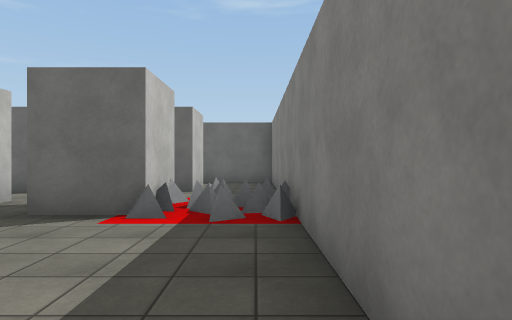
[1] (above)

12 first-person views from a walk through a Unity game level. The camera is 1.4 m above the floor, looks level and sees 75° across. The floor is counted in squares, 2 m on a side. Each view is taken from the middle of a square. On the plan, view 1 faces up. The plan holds only what a view shows up to about 10 squares ahead; the rest is blank. The player is left out. Surface patterns are stand-ins for the level's own textures.

[2]
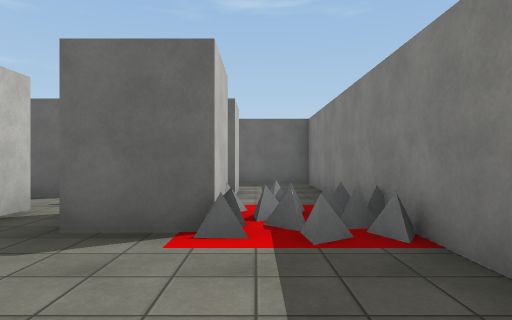

[3]
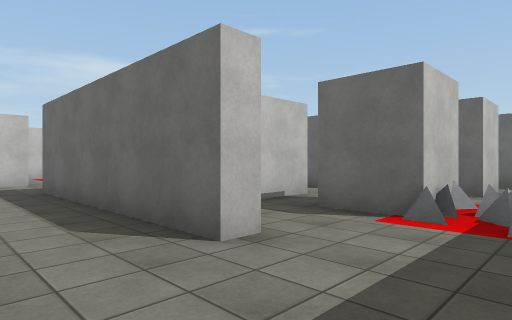

[4]
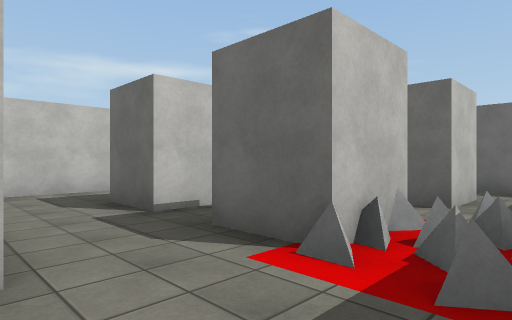

[5]
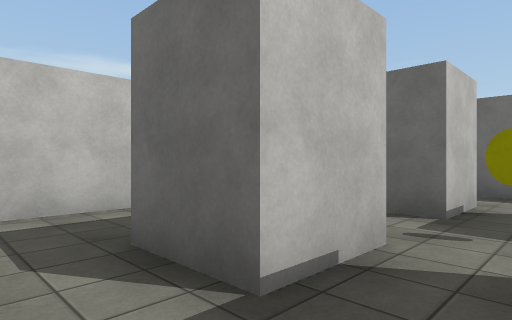

[6]
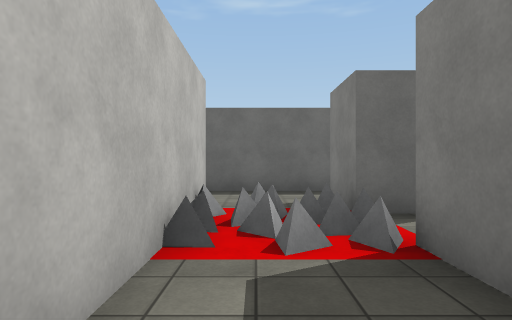

[7]
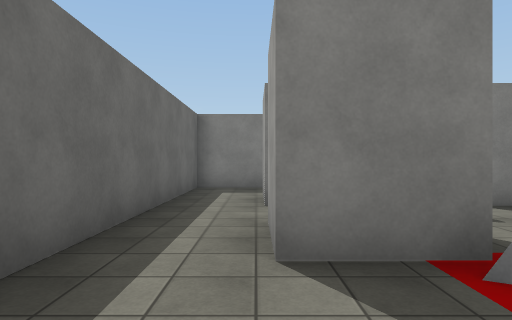

[8]
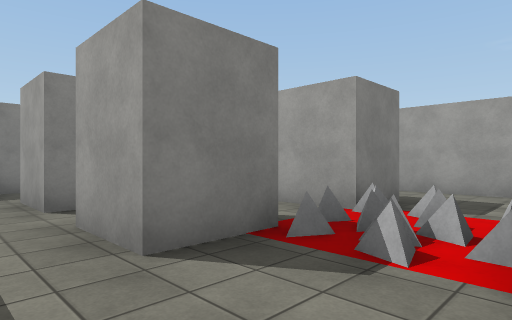

[9]
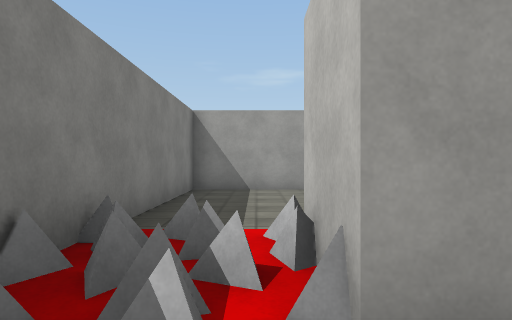

[10]
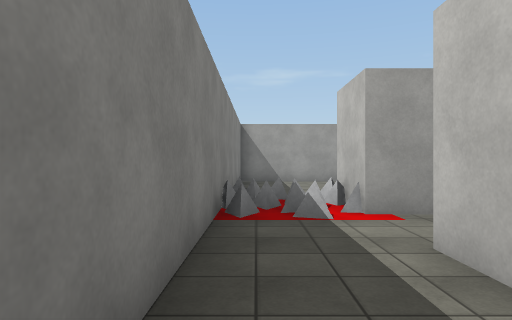

[11]
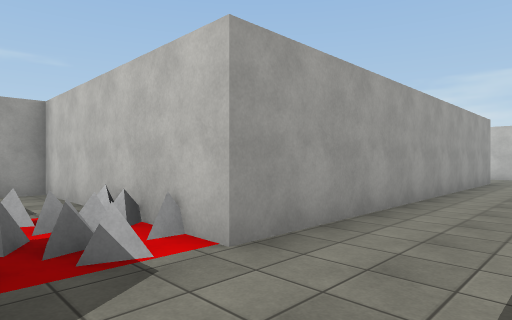

[12]
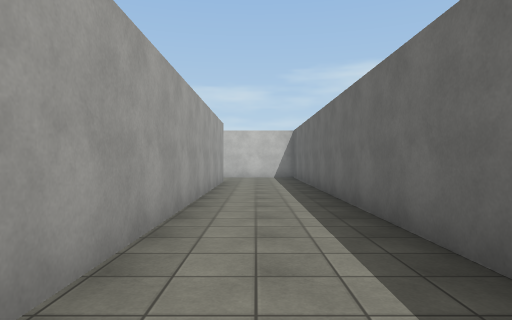

### Floor plan
Points are (right, up) in squares from view 1. A wall is a line through its corners. A room is listed if a view was taken in it or the views show most of it. See-through windows are left out.
Room 1 (views 1, 2, 3, 4, 5, 6, 9, 10, 11, 12)
walls: (-2.2, 2.4) (-2.2, 1.8); (-7.7, 5.6) (-7.7, 2.3) (-4.9, 2.3); (-7.7, 8) (-7.7, 7.4); (-2.1, -0.9) (0.5, -0.9) (0.5, 10.5) (-6.5, 10.5)
ways out: opening at (-7.5, 9.5) to room 2; opening at (-2.5, 0.5)
objects: other object (-7, 6); other object (-7, 7); other object (-7, 8); pillar (-6, 5) to (-5, 5); other object (-6, 6); other object (-6, 7); pillar (-6, 8) to (-5, 8); pillar (-3, 5) to (-2, 5); yellow coin (-3, 7); pillar (-3, 8) to (-2, 8); other object (-1, 4); other object (-1, 5); other object (-1, 6); other object (0, 4); other object (0, 5); other object (0, 6)
Room 2 (views 7, 8)
walls: (-17.8, 8) (-7.7, 8); (-6.5, 10.5) (-17, 10.5)
ways out: opening at (-7.5, 9.5) to room 1

Where each view was taken, in squares from view 1:
view 1: 0 up, 0 right, facing up
view 2: 1 up, 1 left, facing up
view 3: 0 up, 0 right, facing up-left
view 4: 2 up, 0 right, facing up-left
view 5: 3 up, 3 left, facing up-left
view 6: 3 up, 7 left, facing up
view 7: 9 up, 8 left, facing right
view 8: 10 up, 8 left, facing down-right
view 9: 7 up, 1 left, facing down
view 10: 10 up, 0 right, facing down
view 11: 10 up, 6 left, facing down-left
view 12: 9 up, 7 left, facing left
